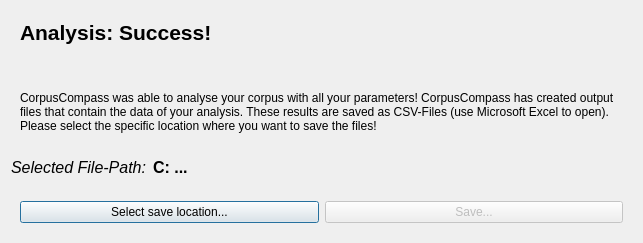
<?xml version="1.0" encoding="UTF-8"?>
<ui version="4.0">
 <class>AnalysisSuccessDialog</class>
 <widget class="QDialog" name="AnalysisSuccessDialog">
  <property name="geometry">
   <rect>
    <x>0</x>
    <y>0</y>
    <width>643</width>
    <height>243</height>
   </rect>
  </property>
  <property name="windowTitle">
   <string>Dialog</string>
  </property>
  <layout class="QVBoxLayout" name="verticalLayout_2">
   <item alignment="Qt::AlignTop">
    <widget class="QWidget" name="widget_text" native="true">
     <layout class="QVBoxLayout" name="verticalLayout">
      <item>
       <widget class="QLabel" name="label_header">
        <property name="font">
         <font>
          <pointsize>16</pointsize>
          <bold>true</bold>
         </font>
        </property>
        <property name="text">
         <string>Analysis: Success!</string>
        </property>
       </widget>
      </item>
      <item>
       <spacer name="verticalSpacer">
        <property name="orientation">
         <enum>Qt::Vertical</enum>
        </property>
        <property name="sizeHint" stdset="0">
         <size>
          <width>20</width>
          <height>40</height>
         </size>
        </property>
       </spacer>
      </item>
      <item>
       <widget class="QLabel" name="label_explanation">
        <property name="text">
         <string>CorpusCompass was able to analyse your corpus with all your parameters! CorpusCompass has created output files that contain the data of your analysis. These results are saved as CSV-Files (use Microsoft Excel to open). Please select the specific location where you want to save the files!</string>
        </property>
        <property name="wordWrap">
         <bool>true</bool>
        </property>
       </widget>
      </item>
     </layout>
    </widget>
   </item>
   <item>
    <layout class="QVBoxLayout" name="verticalLayout_3">
     <item>
      <layout class="QHBoxLayout" name="horizontalLayout_2">
       <item>
        <widget class="QLabel" name="label_filepath_description">
         <property name="sizePolicy">
          <sizepolicy hsizetype="Maximum" vsizetype="Preferred">
           <horstretch>0</horstretch>
           <verstretch>0</verstretch>
          </sizepolicy>
         </property>
         <property name="font">
          <font>
           <pointsize>12</pointsize>
           <italic>true</italic>
          </font>
         </property>
         <property name="text">
          <string>Selected File-Path:</string>
         </property>
        </widget>
       </item>
       <item>
        <widget class="QLabel" name="label_filepath">
         <property name="font">
          <font>
           <pointsize>12</pointsize>
           <bold>true</bold>
          </font>
         </property>
         <property name="text">
          <string>C: ...</string>
         </property>
        </widget>
       </item>
      </layout>
     </item>
     <item>
      <widget class="QWidget" name="widget_btns" native="true">
       <property name="sizePolicy">
        <sizepolicy hsizetype="Preferred" vsizetype="Maximum">
         <horstretch>0</horstretch>
         <verstretch>0</verstretch>
        </sizepolicy>
       </property>
       <layout class="QHBoxLayout" name="horizontalLayout">
        <item>
         <widget class="QPushButton" name="btn_savelocation">
          <property name="text">
           <string>Select save location...</string>
          </property>
         </widget>
        </item>
        <item>
         <widget class="QPushButton" name="btn_save">
          <property name="enabled">
           <bool>false</bool>
          </property>
          <property name="text">
           <string>Save...</string>
          </property>
         </widget>
        </item>
       </layout>
      </widget>
     </item>
    </layout>
   </item>
  </layout>
 </widget>
 <resources/>
 <connections>
  <connection>
   <sender>btn_save</sender>
   <signal>clicked()</signal>
   <receiver>AnalysisSuccessDialog</receiver>
   <slot>accept()</slot>
   <hints>
    <hint type="sourcelabel">
     <x>476</x>
     <y>212</y>
    </hint>
    <hint type="destinationlabel">
     <x>515</x>
     <y>239</y>
    </hint>
   </hints>
  </connection>
 </connections>
</ui>
